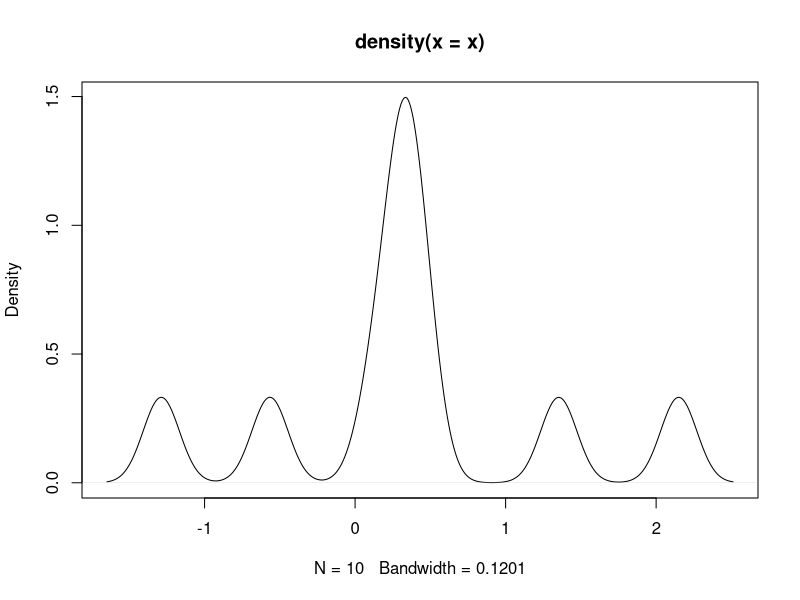

Write the R code that produced this figure.
# Problem 7

set.seed(2014)
x = rnorm(10, mean=0, sd=1)
print(x)

## Saving plot in pdf
pdf(file="xdensity.pdf")
plot(density(x))
graphics.off()